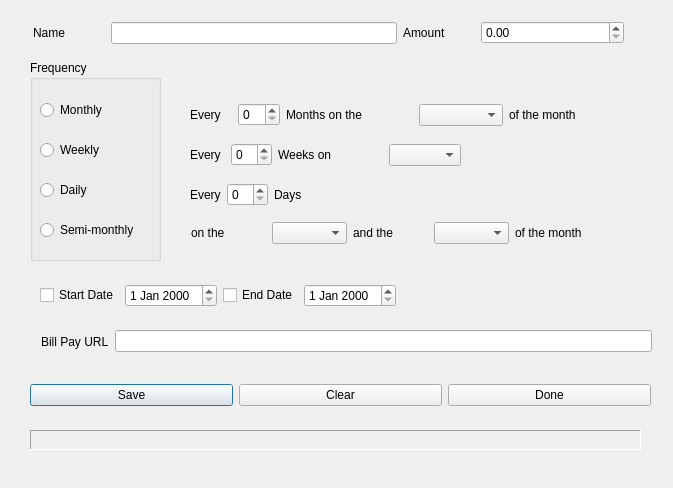
<?xml version="1.0" encoding="UTF-8"?>
<ui version="4.0">
 <class>maintDialog</class>
 <widget class="QDialog" name="maintDialog">
  <property name="geometry">
   <rect>
    <x>0</x>
    <y>0</y>
    <width>673</width>
    <height>488</height>
   </rect>
  </property>
  <property name="windowTitle">
   <string>Dialog</string>
  </property>
  <widget class="QGroupBox" name="groupBox">
   <property name="geometry">
    <rect>
     <x>30</x>
     <y>60</y>
     <width>131</width>
     <height>201</height>
    </rect>
   </property>
   <property name="title">
    <string>Frequency</string>
   </property>
   <widget class="QRadioButton" name="radioButton">
    <property name="geometry">
     <rect>
      <x>10</x>
      <y>-220</y>
      <width>102</width>
      <height>20</height>
     </rect>
    </property>
    <property name="text">
     <string>RadioButton</string>
    </property>
   </widget>
   <widget class="QRadioButton" name="monthlyButton">
    <property name="geometry">
     <rect>
      <x>10</x>
      <y>40</y>
      <width>75</width>
      <height>20</height>
     </rect>
    </property>
    <property name="text">
     <string>Monthly</string>
    </property>
   </widget>
   <widget class="QRadioButton" name="weeklyButton">
    <property name="geometry">
     <rect>
      <x>10</x>
      <y>80</y>
      <width>111</width>
      <height>20</height>
     </rect>
    </property>
    <property name="text">
     <string>Weekly</string>
    </property>
   </widget>
   <widget class="QRadioButton" name="semiButton">
    <property name="geometry">
     <rect>
      <x>10</x>
      <y>160</y>
      <width>111</width>
      <height>20</height>
     </rect>
    </property>
    <property name="text">
     <string>Semi-monthly</string>
    </property>
   </widget>
   <widget class="QRadioButton" name="dailyButton">
    <property name="geometry">
     <rect>
      <x>10</x>
      <y>120</y>
      <width>69</width>
      <height>20</height>
     </rect>
    </property>
    <property name="text">
     <string>Daily</string>
    </property>
   </widget>
  </widget>
  <widget class="QWidget" name="layoutWidget_2">
   <property name="geometry">
    <rect>
     <x>190</x>
     <y>140</y>
     <width>271</width>
     <height>30</height>
    </rect>
   </property>
   <layout class="QHBoxLayout" name="horizontalLayout_4" stretch="1,1,3,2">
    <property name="spacing">
     <number>-1</number>
    </property>
    <item>
     <widget class="QLabel" name="label_9">
      <property name="text">
       <string>Every</string>
      </property>
     </widget>
    </item>
    <item>
     <widget class="QSpinBox" name="weekSpin"/>
    </item>
    <item>
     <widget class="QLabel" name="label_10">
      <property name="text">
       <string>Weeks on</string>
      </property>
     </widget>
    </item>
    <item>
     <widget class="QComboBox" name="weekCombo"/>
    </item>
   </layout>
  </widget>
  <widget class="QWidget" name="layoutWidget_3">
   <property name="geometry">
    <rect>
     <x>190</x>
     <y>180</y>
     <width>141</width>
     <height>30</height>
    </rect>
   </property>
   <layout class="QHBoxLayout" name="horizontalLayout_7" stretch="1,1,3">
    <item>
     <widget class="QLabel" name="label_11">
      <property name="text">
       <string>Every</string>
      </property>
     </widget>
    </item>
    <item>
     <widget class="QSpinBox" name="daySpin"/>
    </item>
    <item>
     <widget class="QLabel" name="label_12">
      <property name="text">
       <string>Days</string>
      </property>
     </widget>
    </item>
   </layout>
  </widget>
  <widget class="QLabel" name="errorMsg">
   <property name="geometry">
    <rect>
     <x>30</x>
     <y>430</y>
     <width>611</width>
     <height>20</height>
    </rect>
   </property>
   <property name="frameShape">
    <enum>QFrame::Panel</enum>
   </property>
   <property name="frameShadow">
    <enum>QFrame::Sunken</enum>
   </property>
   <property name="text">
    <string/>
   </property>
  </widget>
  <widget class="QWidget" name="layoutWidget">
   <property name="geometry">
    <rect>
     <x>190</x>
     <y>100</y>
     <width>386</width>
     <height>30</height>
    </rect>
   </property>
   <layout class="QHBoxLayout" name="horizontalLayout_3" stretch="1,1,3,2,0">
    <item>
     <widget class="QLabel" name="label_4">
      <property name="text">
       <string>Every</string>
      </property>
     </widget>
    </item>
    <item>
     <widget class="QSpinBox" name="monthSpin"/>
    </item>
    <item>
     <widget class="QLabel" name="label_6">
      <property name="text">
       <string>Months on the</string>
      </property>
     </widget>
    </item>
    <item>
     <widget class="QComboBox" name="monthCombo"/>
    </item>
    <item>
     <widget class="QLabel" name="label_8">
      <property name="text">
       <string>of the month</string>
      </property>
     </widget>
    </item>
   </layout>
  </widget>
  <widget class="QWidget" name="layoutWidget">
   <property name="geometry">
    <rect>
     <x>191</x>
     <y>220</y>
     <width>399</width>
     <height>26</height>
    </rect>
   </property>
   <layout class="QHBoxLayout" name="horizontalLayout_8">
    <item>
     <widget class="QLabel" name="label_14">
      <property name="text">
       <string>on the</string>
      </property>
     </widget>
    </item>
    <item>
     <widget class="QComboBox" name="semiCombo1"/>
    </item>
    <item>
     <widget class="QLabel" name="label_17">
      <property name="text">
       <string>and the</string>
      </property>
     </widget>
    </item>
    <item>
     <widget class="QComboBox" name="semiCombo2"/>
    </item>
    <item>
     <widget class="QLabel" name="label_16">
      <property name="text">
       <string>of the month</string>
      </property>
     </widget>
    </item>
   </layout>
  </widget>
  <widget class="QWidget" name="layoutWidget">
   <property name="geometry">
    <rect>
     <x>33</x>
     <y>20</y>
     <width>591</width>
     <height>26</height>
    </rect>
   </property>
   <layout class="QHBoxLayout" name="horizontalLayout_9" stretch="1,4,1,2">
    <item>
     <widget class="QLabel" name="label_3">
      <property name="text">
       <string>Name</string>
      </property>
     </widget>
    </item>
    <item>
     <widget class="QLineEdit" name="nameEdit"/>
    </item>
    <item>
     <widget class="QLabel" name="label_5">
      <property name="text">
       <string>Amount</string>
      </property>
     </widget>
    </item>
    <item>
     <widget class="QDoubleSpinBox" name="amountSpin"/>
    </item>
   </layout>
  </widget>
  <widget class="QWidget" name="layoutWidget">
   <property name="geometry">
    <rect>
     <x>40</x>
     <y>280</y>
     <width>357</width>
     <height>31</height>
    </rect>
   </property>
   <layout class="QHBoxLayout" name="horizontalLayout">
    <item>
     <widget class="QCheckBox" name="startCheck">
      <property name="text">
       <string>Start Date</string>
      </property>
     </widget>
    </item>
    <item>
     <widget class="QDateEdit" name="startdateEdit"/>
    </item>
    <item>
     <widget class="QCheckBox" name="endCheck">
      <property name="text">
       <string>End Date</string>
      </property>
     </widget>
    </item>
    <item>
     <widget class="QDateEdit" name="enddateEdit"/>
    </item>
   </layout>
  </widget>
  <widget class="QWidget" name="layoutWidget">
   <property name="geometry">
    <rect>
     <x>41</x>
     <y>330</y>
     <width>611</width>
     <height>23</height>
    </rect>
   </property>
   <layout class="QHBoxLayout" name="horizontalLayout_2" stretch="1,10">
    <item>
     <widget class="QLabel" name="label_7">
      <property name="text">
       <string>Bill Pay URL</string>
      </property>
     </widget>
    </item>
    <item>
     <widget class="QLineEdit" name="urlEdit"/>
    </item>
   </layout>
  </widget>
  <widget class="QWidget" name="layoutWidget">
   <property name="geometry">
    <rect>
     <x>30</x>
     <y>379</y>
     <width>621</width>
     <height>32</height>
    </rect>
   </property>
   <layout class="QHBoxLayout" name="horizontalLayout_5">
    <item>
     <widget class="QPushButton" name="pushButton_2">
      <property name="text">
       <string>Save</string>
      </property>
     </widget>
    </item>
    <item>
     <widget class="QPushButton" name="clearButton">
      <property name="text">
       <string>Clear</string>
      </property>
     </widget>
    </item>
    <item>
     <widget class="QPushButton" name="doneButton">
      <property name="text">
       <string>Done</string>
      </property>
     </widget>
    </item>
   </layout>
  </widget>
  <zorder>layoutWidget</zorder>
  <zorder>layoutWidget</zorder>
  <zorder>layoutWidget</zorder>
  <zorder>layoutWidget</zorder>
  <zorder>layoutWidget</zorder>
  <zorder>layoutWidget</zorder>
  <zorder>groupBox</zorder>
  <zorder>layoutWidget_2</zorder>
  <zorder>layoutWidget_3</zorder>
  <zorder>errorMsg</zorder>
 </widget>
 <resources/>
 <connections>
  <connection>
   <sender>pushButton_2</sender>
   <signal>clicked()</signal>
   <receiver>maintDialog</receiver>
   <slot>save_clicked()</slot>
   <hints>
    <hint type="sourcelabel">
     <x>102</x>
     <y>400</y>
    </hint>
    <hint type="destinationlabel">
     <x>459</x>
     <y>244</y>
    </hint>
   </hints>
  </connection>
  <connection>
   <sender>doneButton</sender>
   <signal>clicked()</signal>
   <receiver>maintDialog</receiver>
   <slot>reject()</slot>
   <hints>
    <hint type="sourcelabel">
     <x>650</x>
     <y>381</y>
    </hint>
    <hint type="destinationlabel">
     <x>404</x>
     <y>426</y>
    </hint>
   </hints>
  </connection>
  <connection>
   <sender>monthlyButton</sender>
   <signal>clicked()</signal>
   <receiver>maintDialog</receiver>
   <slot>monthly_period_clicked()</slot>
   <hints>
    <hint type="sourcelabel">
     <x>104</x>
     <y>108</y>
    </hint>
    <hint type="destinationlabel">
     <x>183</x>
     <y>70</y>
    </hint>
   </hints>
  </connection>
  <connection>
   <sender>weeklyButton</sender>
   <signal>clicked()</signal>
   <receiver>maintDialog</receiver>
   <slot>weekly_period_clicked()</slot>
   <hints>
    <hint type="sourcelabel">
     <x>83</x>
     <y>150</y>
    </hint>
    <hint type="destinationlabel">
     <x>83</x>
     <y>303</y>
    </hint>
   </hints>
  </connection>
  <connection>
   <sender>dailyButton</sender>
   <signal>clicked()</signal>
   <receiver>maintDialog</receiver>
   <slot>daily_period_clicked()</slot>
   <hints>
    <hint type="sourcelabel">
     <x>71</x>
     <y>194</y>
    </hint>
    <hint type="destinationlabel">
     <x>45</x>
     <y>294</y>
    </hint>
   </hints>
  </connection>
  <connection>
   <sender>semiButton</sender>
   <signal>clicked()</signal>
   <receiver>maintDialog</receiver>
   <slot>semi_period_clicked()</slot>
   <hints>
    <hint type="sourcelabel">
     <x>112</x>
     <y>229</y>
    </hint>
    <hint type="destinationlabel">
     <x>114</x>
     <y>284</y>
    </hint>
   </hints>
  </connection>
  <connection>
   <sender>endCheck</sender>
   <signal>clicked()</signal>
   <receiver>maintDialog</receiver>
   <slot>end_date_check()</slot>
   <hints>
    <hint type="sourcelabel">
     <x>281</x>
     <y>300</y>
    </hint>
    <hint type="destinationlabel">
     <x>323</x>
     <y>320</y>
    </hint>
   </hints>
  </connection>
  <connection>
   <sender>startCheck</sender>
   <signal>clicked()</signal>
   <receiver>maintDialog</receiver>
   <slot>start_date_check()</slot>
   <hints>
    <hint type="sourcelabel">
     <x>88</x>
     <y>296</y>
    </hint>
    <hint type="destinationlabel">
     <x>194</x>
     <y>420</y>
    </hint>
   </hints>
  </connection>
  <connection>
   <sender>clearButton</sender>
   <signal>clicked()</signal>
   <receiver>maintDialog</receiver>
   <slot>clear_clicked()</slot>
   <hints>
    <hint type="sourcelabel">
     <x>441</x>
     <y>394</y>
    </hint>
    <hint type="destinationlabel">
     <x>164</x>
     <y>359</y>
    </hint>
   </hints>
  </connection>
 </connections>
 <slots>
  <slot>save_clicked()</slot>
  <slot>monthly_period_clicked()</slot>
  <slot>weekly_period_clicked()</slot>
  <slot>daily_period_clicked()</slot>
  <slot>semi_period_clicked()</slot>
  <slot>start_date_check()</slot>
  <slot>end_date_check()</slot>
  <slot>start_date_changed(QDate)</slot>
  <slot>end_date_changed(QDate)</slot>
  <slot>clear_clicked()</slot>
  <slot>name_selected(int,int)</slot>
 </slots>
</ui>
